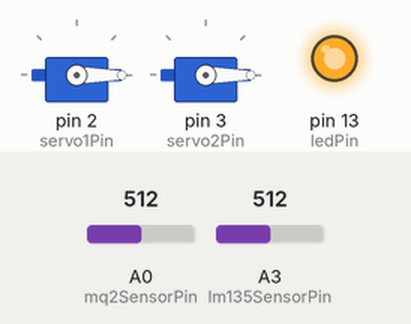
Bench run of a sketch on a simulated Arduino Uno, built with avr-gcc and run on an emulated ATmega328P. On the bench: 2 × servo, output pins drawn as LEDs (lit = HIGH). The test bench sets the inputs (shaded band); at power-on: A0 (mq2SensorPin) = 512, A3 (lm135SensorPin) = 512.

Above: at 1.2 s.
1.3 s: A0 (mq2SensorPin) set to 603
2.8 s: A0 (mq2SensorPin) set to 632
At 3.8 s:
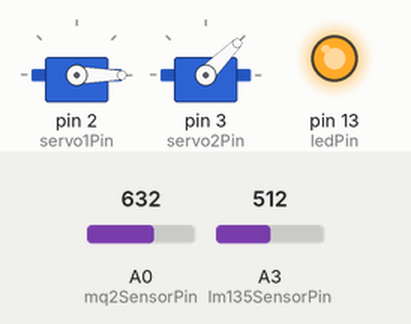
4.3 s: A3 (lm135SensorPin) set to 383
5.8 s: A3 (lm135SensorPin) set to 356
At 6.1 s:
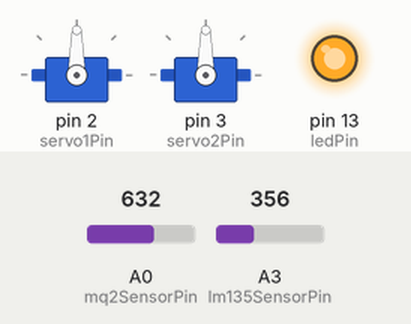
7.3 s: A0 (mq2SensorPin) set to 590
At 8.4 s:
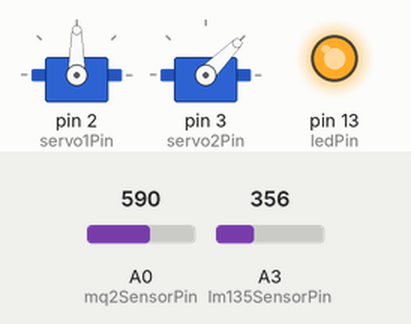
8.8 s: A0 (mq2SensorPin) set to 716
At 9.5 s:
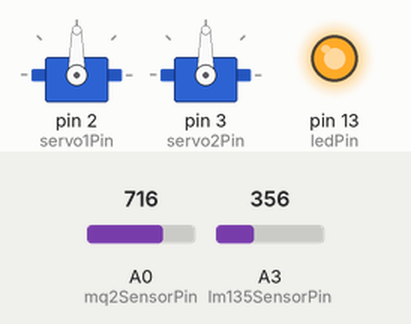
Timing chart, 0 to 11.3 s (numbered marks = the images above; inputs shaded):
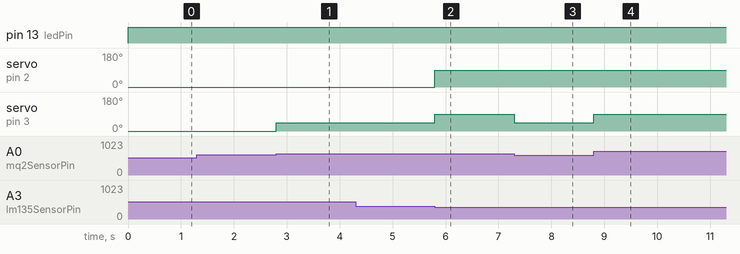

Measured:
- the behaviour switches between 614 and 615 on A0 (mq2SensorPin) (found by bisection; images 0 and 1)
- the behaviour switches between 369 and 368 on A3 (lm135SensorPin) (found by bisection; images 1 and 2)
- after the input at 1.3 s, every drawn part: stays the same
- after the input at 2.8 s, servo on pin 3 (servo2Pin): 0° → 45° at once
- after the input at 4.3 s, every drawn part: stays the same
- after the input at 5.8 s, servo on pin 2 (servo1Pin): 0° → 90° at once; servo on pin 3 (servo2Pin): 45° → 90° at once
- after the input at 7.3 s, servo on pin 3 (servo2Pin): 90° → 45° at once
- after the input at 8.8 s, servo on pin 3 (servo2Pin): 45° → 90° at once

The sketch:

VdDF_V1.ino
```cpp
#include <Servo.h>

int mq2SensorPin = A0;
int lm135SensorPin = A3;
int ledPin = 13;
int servo1Pin = 2;
int servo2Pin = 3;
Servo servo1;
Servo servo2;
void setup() {
  pinMode(ledPin, OUTPUT);
  servo1.attach(servo1Pin);
  servo2.attach(servo2Pin);
  // Inicializa cualquier otra configuración necesaria.
}
void loop() {
  int ppm = analogRead(mq2SensorPin);
  int temperature = analogRead(lm135SensorPin);

  // Convierte las lecturas en valores reales según las especificaciones de los sensores.
  ppm = map(ppm, 0, 1023, 0, 1000); // Ajusta a la escala de ppm.
  temperature = map(temperature, 0, 1023, -50, 150); // Ajusta a la escala de temperatura en °C.

  // Lógica para controlar el filtro de aire.
  if (ppm > 600) {
    digitalWrite(7, HIGH); // Enciende el filtro de aire.
  } else {
    digitalWrite(7, LOW); // Apaga el filtro de aire.
  }

  // Lógica para controlar el filtro de calor.
  if (temperature < 22) {
    digitalWrite(4, HIGH); // Enciende el filtro de calor.
  } else {
    digitalWrite(4, LOW); // Apaga el filtro de calor.
  }

  // Lógica para los servomotores.
  if (temperature < 22) {
    servo1.write(90); // Servomotor en 90°.
  } else {
    servo1.write(0); // Servomotor en 0°.
  }

  if (temperature >= 22 && ppm <= 600) {
    servo2.write(0); // Servomotor en 0°.
  } else if (temperature < 22 && ppm <= 600) {
    servo2.write(45); // Servomotor en 45°.
  } else if (temperature >= 22 && ppm > 600) {
    servo2.write(45); // Servomotor en 45°.
  } else {
    servo2.write(90); // Servomotor en 90°.
  }

  // Lógica para encender el led indicador.
  digitalWrite(ledPin, HIGH);

  // Aquí puedes agregar más lógica según sea necesario.
}
```
